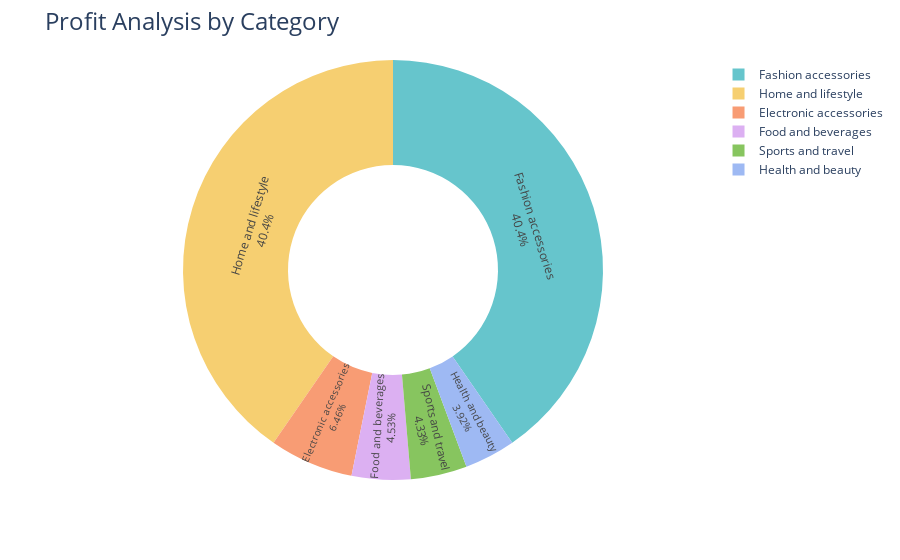

Notebook cell for this chart:
### Markdown cell above
### Profit Analysis by Category

### Code cell
profit_by_category = df.groupby('category')['Profit'].sum().reset_index()

fig = px.pie(profit_by_category, 
             values='Profit', 
             names='category', 
             hole=0.5, 
             color_discrete_sequence=px.colors.qualitative.Pastel)

fig.update_traces(textposition='inside', textinfo='percent+label')
fig.update_layout(title_text='Profit Analysis by Category', title_font=dict(size=24))

fig.show()

### Figure 1 — Plotly figure (JSON) as saved in the notebook; plotly's stock layout.template omitted (floating-point values rounded to 4 significant figures)
{"data": [{"domain": {"x": [0, 1], "y": [0, 1]}, "hole": 0.5, "hovertemplate": "category=%{label}<br>Profit=%{value}<extra></extra>", "labels": ["Electronic accessories", "Fashion accessories", "Food and beverages", "Health and beauty", "Home and lifestyle", "Sports and travel"], "legendgroup": "", "name": "", "showlegend": true, "textinfo": "percent+label", "textposition": "inside", "type": "pie", "values": [30770.0, 192300.0, 21550.0, 18670.0, 192200.0, 20610.0]}], "layout": {"legend": {"tracegroupgap": 0}, "margin": {"t": 60}, "piecolorway": ["rgb(102, 197, 204)", "rgb(246, 207, 113)", "rgb(248, 156, 116)", "rgb(220, 176, 242)", "rgb(135, 197, 95)", "rgb(158, 185, 243)", "rgb(254, 136, 177)", "rgb(201, 219, 116)", "rgb(139, 224, 164)", "rgb(180, 151, 231)", "rgb(179, 179, 179)"], "title": {"font": {"size": 24}, "text": "Profit Analysis by Category"}}}
